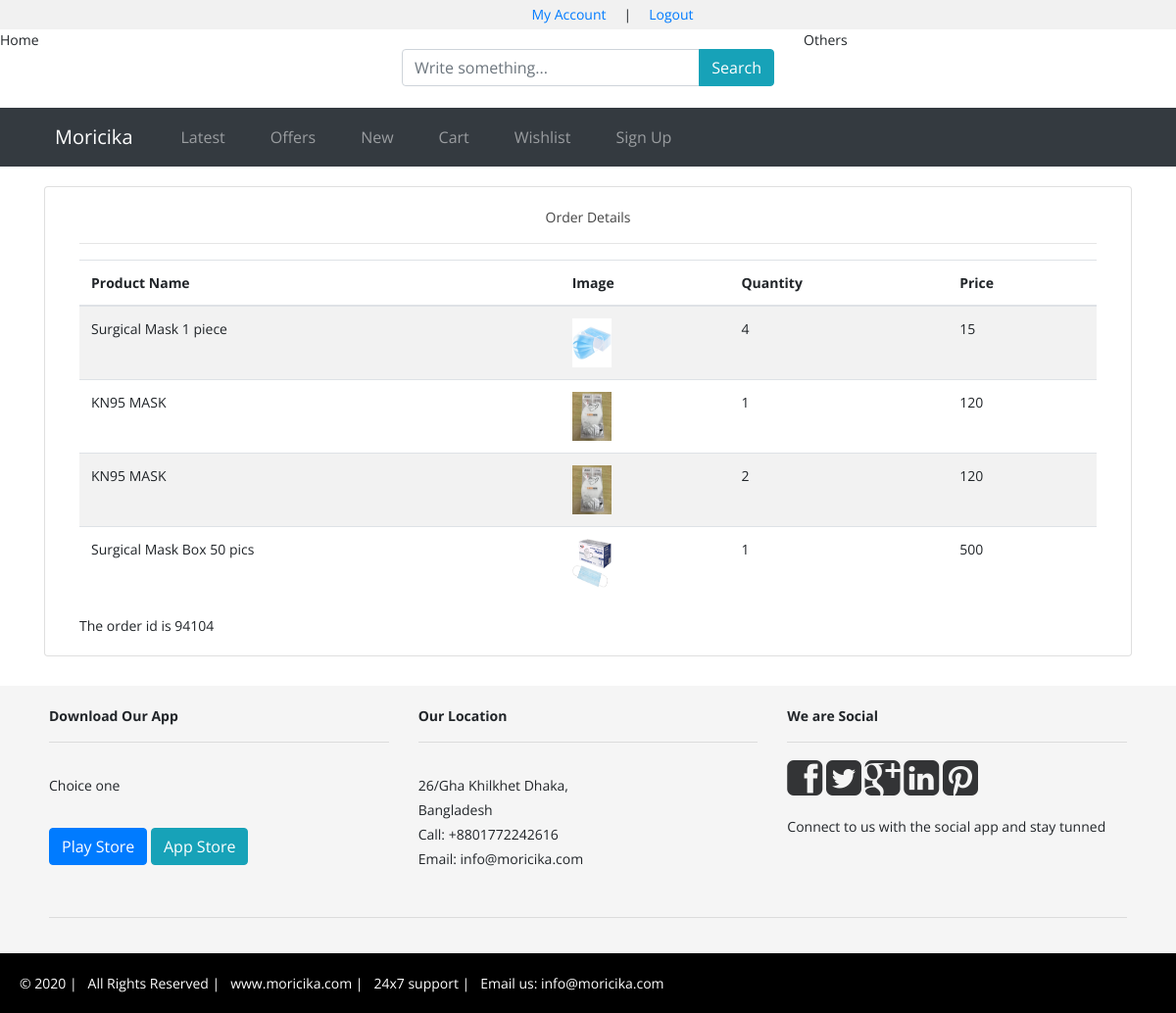
The app's page /orderDetails.php (signed in) with its own data.
### tables this page shows
CREATE TABLE `orderProduct` (
  `oid` int(11) NOT NULL,
  `pId` varchar(255) NOT NULL,
  `oQuantity` varchar(255) NOT NULL,
  `uId` varchar(255) NOT NULL,
  `orderId` varchar(255) NOT NULL,
  `time` timestamp NOT NULL DEFAULT current_timestamp()
);

CREATE TABLE `products` (
  `pid` int(11) NOT NULL,
  `pname` varchar(50) DEFAULT NULL,
  `psize` varchar(50) DEFAULT NULL,
  `pcategory` varchar(50) DEFAULT NULL,
  `pprice` varchar(50) DEFAULT NULL,
  `pdescription` longtext DEFAULT NULL,
  `pspecification` longtext DEFAULT NULL,
  `pquantity` varchar(50) DEFAULT NULL,
  `pimage` varchar(50) DEFAULT NULL
);

### lib/session.php (called while the page is built, shortened)
<?php
class Session{
	public static function get($key){
		if(isset($_SESSION['$key'])){
			return $_SESSION['$key'];
		}else{
			return false;
		}
	}
}
?>

### lib/database.php (called while the page is built, shortened)
<?php
	class Database{
		public $host = DB_HOST;
		public $user = DB_USER;
		public $pass = DB_PASS;
		public $dbname = DB_NAME;
		public $link;
		private function connectDB(){
			$this->link = new mysqli($this->host, $this->user, $this->pass, $this->dbname);
		}
		public function select($query){
			$result= $this->link->query($query) or die($this->link->error.__LINE__);
			if($result->num_rows > 0){
				return $result;
			}else{
				return false;
			}
		}
	}
?>

### classes/cart.php (called while the page is built, shortened)
<?php
    $filepath = realpath(dirname(__FILE__));
    include_once ($filepath."/../lib/database.php");
    class Cart{
            private $db;
            public function __construct(){
                $this->db= new Database();
            }
        public function getOrderedProduct($shefa){
            $queryCart= "SELECT * FROM products p, orderProduct n where n.uId='$shefa' AND p.pid=n.pId";
            $totalCart=$this->db->select($queryCart);
            return $totalCart;
        }
    }
?>

### orderDetails.php (the view, shortened to what this page needs)
<?php
  include "include/header.php";
  ?>
    <div class="container">
        <div class="row">
            <div class="col-md-12 d-flex justify-content-center">
            <div class="card col-md-12 " style="margin:20px;">
                <div class="card-body">
                <p style="text-align:center;font-size:22xp;color:#444;">Order Details</p>
                <hr>
                <table class="table table-striped">
    <thead>
      <tr>
        <th>Product Name</th>
        <th>Image</th>
        <th>Quantity</th>
        <th>Price</th>
      </tr>
    </thead>
    <tbody>
    <?php
    $logInfo = Session::get("userLogin");
    if($logInfo){
        $shefa=Session::get("userId");
$orderProduct=$ct->getOrderedProduct($shefa);
if($orderProduct){
    while($result = $orderProduct->fetch_assoc()){
        $orderId = $result['orderId'];
        ?>
        <tr>
          <td><?php echo $result['pname']; ?></td>
          <td><img style="height:50px;width:40px;"src="Admin/pages/forms/image/<?php echo $result['pimage']; ?>" alt="" /></td>
          <td><?php echo $result['oQuantity']; ?></td>
          <td ><?php echo $result['pprice']; ?></td>
        </tr>
        <?php
                  }
              }
              ?>
      </tbody>
    </table>
          <?php
            echo "The order id is ".$orderId;
  }
  ?>
                </div>
            </div>
            </div>
        </div>
    </div>
    <?php
   include "include/footer.php";
   ?>

### assets/css/style.css (style rules this page uses)
.row { margin-bottom:10px; }

### records on screen
orderproduct: pId.pname "Surgical Mask 1 piece", pId.pimage (picture), oQuantity "4", pId.pprice "15"
orderproduct: pId.pname "KN95 MASK", pId.pimage (picture), oQuantity "1", pId.pprice "120"
orderproduct: pId.pname "KN95 MASK", pId.pimage (picture), oQuantity "2", pId.pprice "120"
orderproduct: pId.pname "Surgical Mask Box 50 pics", pId.pimage (picture), oQuantity "1", pId.pprice "500", orderId "94104"
